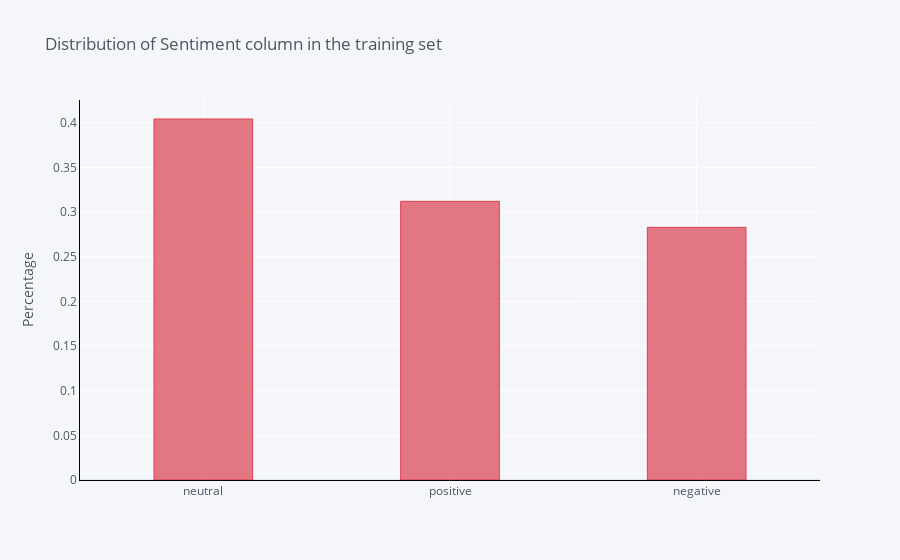

Here is the notebook cell this chart was saved with:
### Markdown cell above
We can see about 40 percent of the tweets are neutral followed by positive and negative tweets.

### Code cell
train['sentiment'].value_counts(normalize=True).iplot(kind='bar',
                                                      yTitle='Percentage', 
                                                      linecolor='black', 
                                                      opacity=0.7,
                                                      color='red',
                                                      theme='pearl',
                                                      bargap=0.6,
                                                      gridcolor='white',
                                                     
                                                      title='Distribution of Sentiment column in the training set')

### Figure 1 — Plotly figure (JSON) as saved in the notebook; plotly's stock layout.template omitted (floating-point values rounded to 4 significant figures)
{"data": [{"marker": {"color": "rgba(219, 64, 82, 0.7)", "line": {"color": "rgba(219, 64, 82, 1.0)", "width": 1}}, "name": "sentiment", "orientation": "v", "text": "", "type": "bar", "x": ["neutral", "positive", "negative"], "y": [0.4045, 0.3123, 0.2832]}], "layout": {"bargap": 0.6, "legend": {"bgcolor": "#F5F6F9", "font": {"color": "#4D5663"}}, "paper_bgcolor": "#F5F6F9", "plot_bgcolor": "#F5F6F9", "title": {"font": {"color": "#4D5663"}, "text": "Distribution of Sentiment column in the training set"}, "xaxis": {"gridcolor": "white", "linecolor": "black", "showgrid": true, "tickfont": {"color": "#4D5663"}, "title": {"font": {"color": "#4D5663"}, "text": ""}, "zerolinecolor": "#E1E5ED"}, "yaxis": {"gridcolor": "white", "linecolor": "black", "showgrid": true, "tickfont": {"color": "#4D5663"}, "title": {"font": {"color": "#4D5663"}, "text": "Percentage"}, "zerolinecolor": "#E1E5ED"}}}
